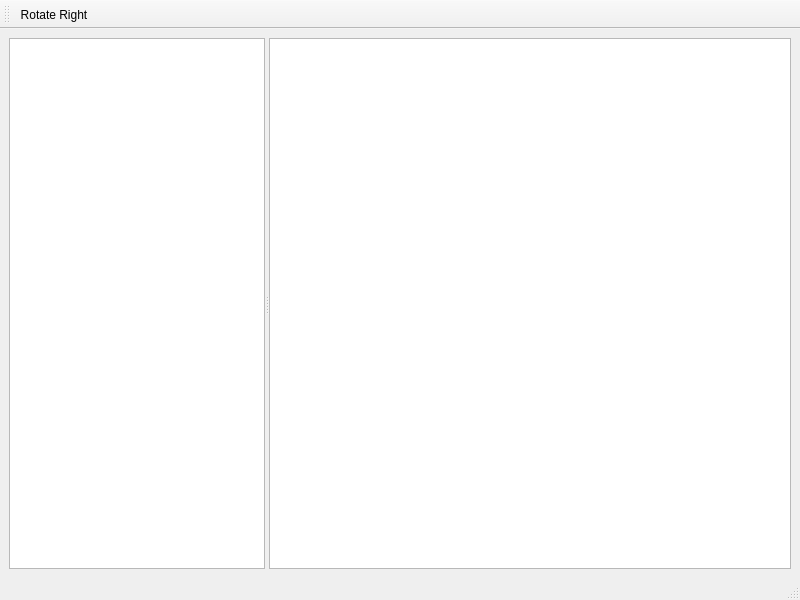
<?xml version="1.0" encoding="UTF-8"?>
<ui version="4.0">
 <class>MainWindow</class>
 <widget class="QMainWindow" name="MainWindow">
  <property name="geometry">
   <rect>
    <x>0</x>
    <y>0</y>
    <width>800</width>
    <height>600</height>
   </rect>
  </property>
  <property name="windowTitle">
   <string>MainWindow</string>
  </property>
  <widget class="QWidget" name="centralwidget">
   <layout class="QVBoxLayout" name="verticalLayout">
    <item>
     <widget class="QSplitter" name="splitter">
      <property name="orientation">
       <enum>Qt::Horizontal</enum>
      </property>
      <widget class="MyListView" name="listView">
       <property name="minimumSize">
        <size>
         <width>100</width>
         <height>300</height>
        </size>
       </property>
       <property name="editTriggers">
        <set>QAbstractItemView::NoEditTriggers</set>
       </property>
       <property name="dragEnabled">
        <bool>true</bool>
       </property>
       <property name="dragDropMode">
        <enum>QAbstractItemView::DragOnly</enum>
       </property>
       <property name="iconSize">
        <size>
         <width>64</width>
         <height>64</height>
        </size>
       </property>
       <property name="spacing">
        <number>10</number>
       </property>
       <property name="uniformItemSizes">
        <bool>true</bool>
       </property>
      </widget>
      <widget class="MyGraphicsView" name="graphicsView">
       <property name="sizePolicy">
        <sizepolicy hsizetype="Expanding" vsizetype="Expanding">
         <horstretch>5</horstretch>
         <verstretch>0</verstretch>
        </sizepolicy>
       </property>
       <property name="minimumSize">
        <size>
         <width>300</width>
         <height>300</height>
        </size>
       </property>
      </widget>
     </widget>
    </item>
   </layout>
  </widget>
  <widget class="QMenuBar" name="menubar">
   <property name="geometry">
    <rect>
     <x>0</x>
     <y>0</y>
     <width>800</width>
     <height>25</height>
    </rect>
   </property>
  </widget>
  <widget class="QStatusBar" name="statusbar"/>
  <widget class="QToolBar" name="toolBar">
   <property name="windowTitle">
    <string>toolBar</string>
   </property>
   <attribute name="toolBarArea">
    <enum>TopToolBarArea</enum>
   </attribute>
   <attribute name="toolBarBreak">
    <bool>false</bool>
   </attribute>
   <addaction name="actionRotateRight"/>
  </widget>
  <action name="actionRotateRight">
   <property name="icon">
    <iconset resource="../resources.qrc">
     <normaloff>:/toolbar/icons/outline_rotate_right_black_48dp.png</normaloff>:/toolbar/icons/outline_rotate_right_black_48dp.png</iconset>
   </property>
   <property name="text">
    <string>Rotate Right</string>
   </property>
   <property name="toolTip">
    <string>Rotate Right</string>
   </property>
  </action>
 </widget>
 <customwidgets>
  <customwidget>
   <class>MyGraphicsView</class>
   <extends>QGraphicsView</extends>
   <header>views.my_graphics_view</header>
  </customwidget>
  <customwidget>
   <class>MyListView</class>
   <extends>QListView</extends>
   <header>views.my_list_view</header>
  </customwidget>
 </customwidgets>
 <resources>
  <include location="../resources.qrc"/>
 </resources>
 <connections/>
</ui>
